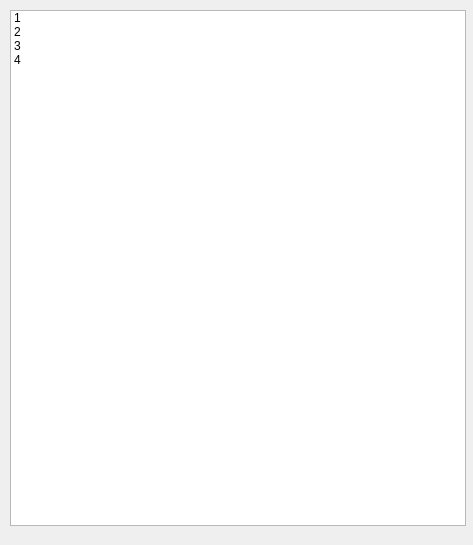
<?xml version="1.0" encoding="UTF-8"?>
<ui version="4.0">
 <class>MainWindow</class>
 <widget class="QMainWindow" name="MainWindow">
  <property name="geometry">
   <rect>
    <x>0</x>
    <y>0</y>
    <width>473</width>
    <height>545</height>
   </rect>
  </property>
  <property name="windowTitle">
   <string>MainWindow</string>
  </property>
  <widget class="QWidget" name="centralwidget">
   <widget class="QWidget" name="horizontalLayoutWidget">
    <property name="geometry">
     <rect>
      <x>10</x>
      <y>10</y>
      <width>456</width>
      <height>516</height>
     </rect>
    </property>
    <layout class="QHBoxLayout" name="horizontalLayout">
     <item>
      <widget class="QListWidget" name="listWidget">
       <property name="viewMode">
        <enum>QListView::ListMode</enum>
       </property>
       <item>
        <property name="text">
         <string>1</string>
        </property>
       </item>
       <item>
        <property name="text">
         <string>2</string>
        </property>
       </item>
       <item>
        <property name="text">
         <string>3</string>
        </property>
       </item>
       <item>
        <property name="text">
         <string>4</string>
        </property>
       </item>
      </widget>
     </item>
    </layout>
   </widget>
  </widget>
  <action name="actiondel">
   <property name="checkable">
    <bool>true</bool>
   </property>
   <property name="text">
    <string>del</string>
   </property>
  </action>
 </widget>
 <resources/>
 <connections/>
</ui>
